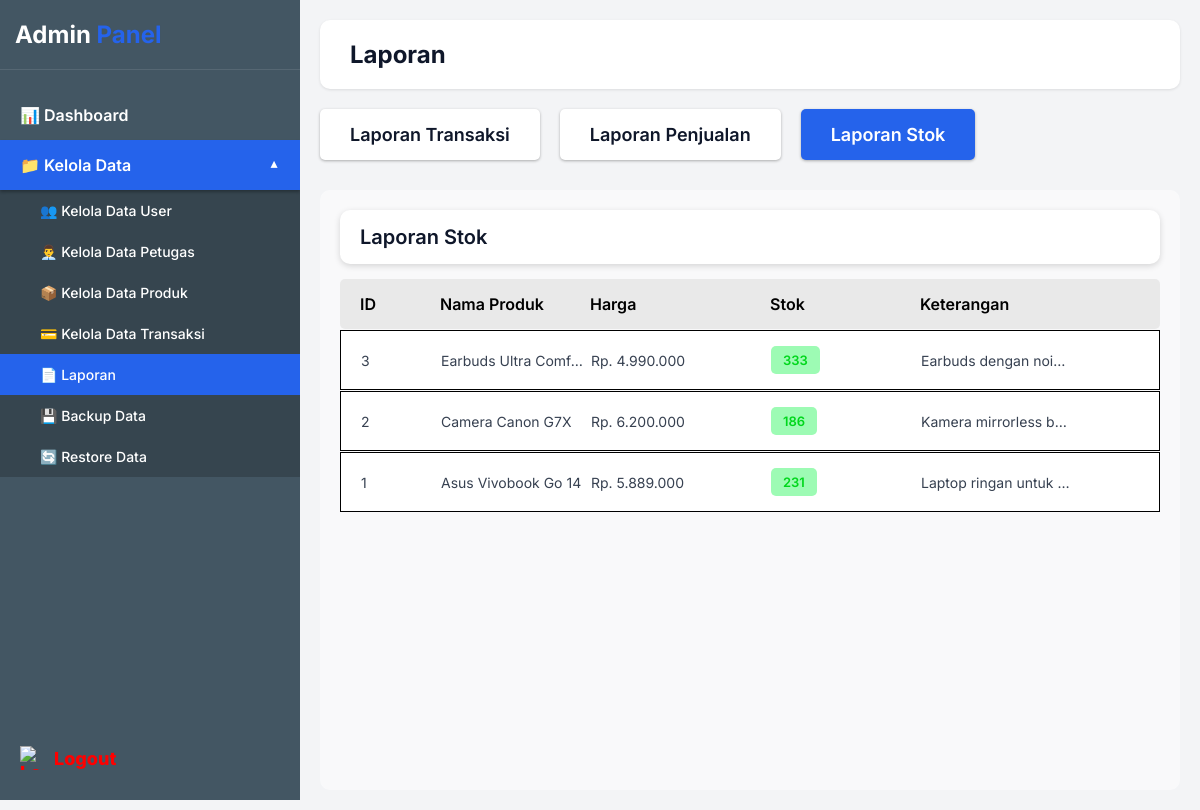
The app's page /admin/laporan.php?tab=stok (signed in) with its own data.
### tables this page shows
CREATE TABLE `products` (
  `id` int(11) NOT NULL AUTO_INCREMENT,
  `nama_produk` varchar(255) NOT NULL,
  `harga` decimal(10,2) NOT NULL,
  `stok` int(11) NOT NULL,
  `deskripsi` text DEFAULT NULL,
  `gambar` varchar(255) DEFAULT 'default.jpg',
  `created_at` timestamp NOT NULL DEFAULT current_timestamp(),
  PRIMARY KEY (`id`)
);

### admin/laporan.php (the view, shortened to what this page needs)
<?php
include '../config.php';
$active_tab = isset($_GET['tab']) ? $_GET['tab'] : 'transaksi';
if ($active_tab == 'transaksi') {
    $query = mysqli_query($koneksi, "
        SELECT orders.*, users.username as user_name
        FROM orders
        LEFT JOIN users ON orders.user_id = users.id
        ORDER BY orders.id DESC
    ");
    $table_headers = ['ID', 'User', 'Total', 'Status', 'Tanggal'];
    $title = 'Laporan Transaksi';
} else {
    $query = mysqli_query($koneksi, "SELECT * FROM products ORDER BY id DESC");
    $table_headers = ['ID', 'Nama Produk', 'Harga', 'Stok', 'Keterangan'];
    $title = 'Laporan Stok';
}
?>
<!DOCTYPE html>
<html lang="en">
<head>
</head>
<body>
    <div class="sidebar">
        <div class="sidebar-header">
            <div class="sidebar-title">Admin <span>Panel</span></div>
        </div>
        <div class="sidebar-menu">
            <a href="dashboard.php" class="menu-item">📊 Dashboard</a>
            <div class="dropdown-toggle menu-item" onclick="toggleDropdown()">
                📁 Kelola Data
            </div>
            <div class="dropdown-menu" id="dropdownMenu">
                <a href="kelola_data_user.php" class="dropdown-item">👥 Kelola Data User</a>
                <a href="kelola_data_petugas.php" class="dropdown-item">👨‍💼 Kelola Data Petugas</a>
                <a href="kelola_data_produk.php" class="dropdown-item">📦 Kelola Data Produk</a>
                <a href="kelola_data_transaksi.php" class="dropdown-item">💳 Kelola Data Transaksi</a>
                <a href="laporan.php" class="dropdown-item active">📄 Laporan</a>
                <a href="backup_data.php" class="dropdown-item">💾 Backup Data</a>
                <a href="restore_data.php" class="dropdown-item">🔄 Restore Data</a>
            </div>
        </div>
        <a href="../auth/logout.php" class="logout-btn">
            <img src="https://codia-f2c.s3.us-west-1.amazonaws.com/image/2026-02-24/EifoE2bUkC.png" alt="Logout">
        </a>
    </div>
    <div class="main-content">
        <div class="header">
            <span class="header-title">Laporan</span>
        </div>
        <div class="tabs-container">
            <a href="?tab=transaksi" class="tab-btn <?php echo $active_tab == 'transaksi' ? 'active' : ''; ?>">
                Laporan Transaksi
            </a>
            <a href="?tab=penjualan" class="tab-btn <?php echo $active_tab == 'penjualan' ? 'active' : ''; ?>">
                Laporan Penjualan
            </a>
            <a href="?tab=stok" class="tab-btn <?php echo $active_tab == 'stok' ? 'active' : ''; ?>">
                Laporan Stok
            </a>
        </div>
        <div class="report-container">
            <div class="report-header">
                <span class="report-title"><?php echo $title; ?></span>
            </div>
            <div class="table-header">
                <?php foreach($table_headers as $header): ?>
                    <div><?php echo $header; ?></div>
                <?php endforeach; ?>
            </div>
            <?php
            while($row = mysqli_fetch_assoc($query)):
            ?>
            <div class="table-row">
                <div class="table-cell"><?php echo $row['id']; ?></div>
                <?php if($active_tab == 'stok'): ?>
                    <div class="table-cell"><?php echo htmlspecialchars($row['nama_produk']); ?></div>
                    <div class="table-cell">Rp. <?php echo number_format($row['harga'], 0, ',', '.'); ?></div>
                    <div class="table-cell">
                        <?php
                        $stock_class = '';
                        if($row['stok'] > 20) $stock_class = 'stock-available';
                        elseif($row['stok'] > 0) $stock_class = 'stock-low';
                        else $stock_class = 'stock-out';
                        ?>
                        <span class="stock-badge <?php echo $stock_class; ?>">
                            <?php echo $row['stok']; ?>
                        </span>
                    </div>
                    <div class="table-cell"><?php echo substr($row['deskripsi'], 0, 30); ?>...</div>
                <?php endif; ?>
            </div>
            <?php endwhile; ?>
        </div>
    </div>
</body>
</html>

### admin/laporan.php (style rules this page uses)
* { box-sizing: border-box; margin: 0; padding: 0; font-family: 'Inter', sans-serif; }
body { background-color: #f3f4f6; display: flex; min-height: 100vh; }
a { text-decoration: none; }
.sidebar { width: 300px; background-color: #435663; position: fixed; top: 0; left: 0; height: 100vh; overflow-y: auto; z-index: 100; }
.sidebar-header { padding: 20px 15px; border-bottom: 1px solid rgba(255,255,255,0.1); }
.sidebar-title { font-size: 24px; font-weight: 700; color: #ffffff; }
.sidebar-title span { color: #2563eb; }
.sidebar-menu { padding: 20px 0; }
.menu-item { display: block; padding: 15px 20px; color: #ffffff; font-size: 16px; font-weight: 600; transition: background 0.3s; }
.menu-item.active { background-color: #2563eb; box-shadow: 0 2px 3px rgba(0,0,0,0.3); }
.dropdown-toggle { cursor: pointer; display: flex; justify-content: space-between; align-items: center; padding-right: 20px; }
.dropdown-toggle::after { content: '▼'; font-size: 12px; transition: transform 0.3s; }
.dropdown-toggle.active::after { transform: rotate(180deg); }
.dropdown-menu { max-height: 0; overflow: hidden; transition: max-height 0.3s ease-out; background-color: rgba(0,0,0,0.2); }
.dropdown-menu.show { max-height: 500px; }
.dropdown-item { display: block; padding: 12px 20px 12px 40px; color: #ffffff; font-size: 14px; font-weight: 500; transition: background 0.3s; }
.dropdown-item.active { background-color: #2563eb; color: #ffffff; }
.logout-btn { position: absolute; bottom: 30px; left: 20px; color: #ff0000; font-weight: 800; font-size: 18px; display: flex; align-items: center; cursor: pointer; }
.logout-btn img { width: 24px; height: 24px; margin-right: 10px; }
.main-content { margin-left: 300px; flex: 1; padding: 20px; }
.header { background-color: #ffffff; padding: 20px 30px; border-radius: 10px; box-shadow: 0 1px 3px rgba(0,0,0,0.1); display: flex; align-items: center; margin-bottom: 20px; }
.header-title { font-size: 24px; font-weight: 700; color: #0f172a; }
.tabs-container { display: flex; gap: 20px; margin-bottom: 30px; flex-wrap: wrap; }
.tab-btn { padding: 15px 30px; border-radius: 5px; font-size: 18px; font-weight: 600; cursor: pointer; border: none; box-shadow: 0 1px 3px rgba(0,0,0,0.3); transition: all 0.3s; }
.tab-btn.active { background-color: #2563eb; color: #ffffff; }
.tab-btn:not(.active) { background-color: #ffffff; color: #0f172a; }
.report-container { background-color: rgba(255, 255, 255, 0.5); border-radius: 10px; padding: 20px; min-height: 600px; }
.report-header { background-color: #ffffff; border-radius: 10px; padding: 15px 20px; box-shadow: 0 2px 6px rgba(0,0,0,0.15); margin-bottom: 15px; }
.report-title { font-size: 20px; font-weight: 600; color: #0f172a; }
.table-header { background-color: rgba(217, 217, 217, 0.5); display: grid; grid-template-columns: 80px 150px 180px 150px 150px; padding: 15px 20px; font-size: 16px; font-weight: 600; color: #000000; border-radius: 5px; }
.table-row { display: grid; grid-template-columns: 80px 150px 180px 150px 150px; padding: 15px 20px; align-items: center; border: 1px solid #000000; background-color: #ffffff; margin-top: 1px; transition: background 0.3s; }
.table-cell { font-size: 14px; color: #374151; white-space: nowrap; overflow: hidden; text-overflow: ellipsis; }
.stock-badge { padding: 6px 12px; border-radius: 5px; font-size: 13px; font-weight: 600; display: inline-block; }
.stock-available { background-color: #9dfbb4; color: #00d71c; }

### records on screen
products: id "3", nama_produk "Earbuds Ultra Comf…", harga "4.990.000", stok "333", deskripsi "Earbuds dengan noi…"
products: id "2", nama_produk "Camera Canon G7X", harga "6.200.000", stok "186", deskripsi "Kamera mirrorless b…"
products: id "1", nama_produk "Asus Vivobook Go 14", harga "5.889.000", stok "231", deskripsi "Laptop ringan untuk…"

### other values on screen
$title "Laporan Stok"
$header "ID"
$header "Nama Produk"
$header "Harga"
$header "Stok"
$header "Keterangan"
